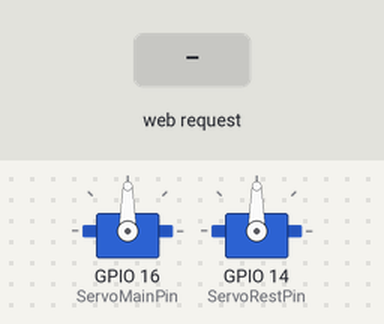
Simulated run of this sketch. Board: ESP8266 (NodeMCU). On the bench: 2 × servo. The test bench sets the inputs (shaded band). WiFi joins after 1.5 s; servers stay silent unless stated; what the sketch prints to the serial monitor is not drawn.

Above: at 2.7 s.
2.8 s: HTTP request GET /main_on received
At 3.3 s:
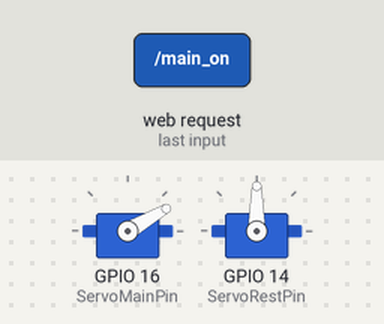
5.3 s: HTTP request GET /main_off received
At 6.1 s:
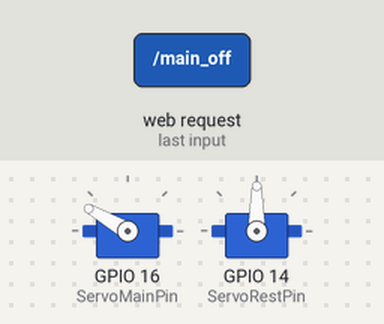
7.8 s: HTTP request GET /restroom_on received
At 8.3 s:
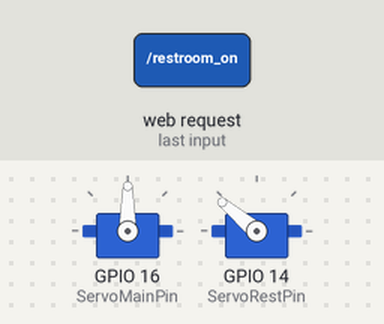
10.3 s: HTTP request GET /restroom_off received
At 11.1 s:
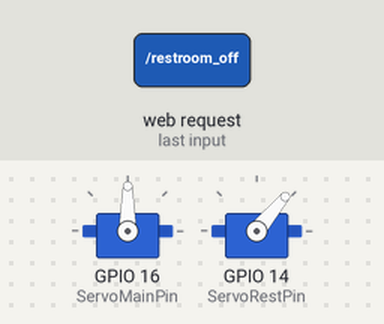
Timing chart, 0 to 13.3 s (numbered marks = the images above; inputs shaded):
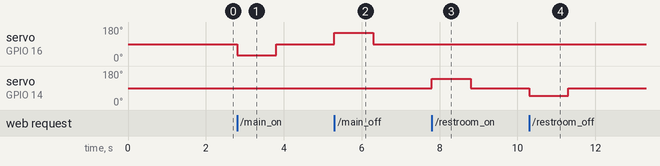

Measured:
- after the input at 2.8 s, servo on GPIO 16 (ServoMainPin): 90° → 30° at once, → 90° 1.0 s later
- after the input at 5.3 s, servo on GPIO 16 (ServoMainPin): 90° → 150° at once, → 90° 1.0 s later
- after the input at 7.8 s, servo on GPIO 14 (ServoRestPin): 90° → 140° at once, → 90° 1.0 s later
- after the input at 10.3 s, servo on GPIO 14 (ServoRestPin): 90° → 50° at once, → 90° 1.0 s later

The sketch:

web_servo.ino
```cpp
#include <ESP8266WiFi.h>
#include <ESP8266WebServer.h>
#include <Servo.h>

#define ServoMainPin 16   // GPIO 16(D0)
#define ServoRestPin 14   // GPIO 14(D5)
#define InitAngle 90      // default Angle

// 네트워크 변수 설정
const char* ssid = "RaspberryPanda";  // 네트워크 설정
const char* password = "457a896a**";

ESP8266WebServer server(80);

// light control
int light_main = 0;
int light_restroom = 0;
Servo servo_main;
Servo servo_restroom;

void setup()
{
  // 시리얼 setting
  Serial.begin(115200);
  Serial.println();

  // servo motor setting
  servo_main.attach(ServoMainPin);
  servo_restroom.attach(ServoRestPin);

  servo_main.write(InitAngle);
  servo_restroom.write(InitAngle);

  // WiFi 접속
  WiFi.begin(ssid, password);

  Serial.print("Connecting");
  while (WiFi.status() != WL_CONNECTED)
  {
    delay(500);
    Serial.print(".");
  }
  Serial.println();

  Serial.print("Connected, IP address: ");
  Serial.println(WiFi.localIP());

  server.on("/main_on", handleMainOn);
  server.on("/main_off", handleMainOff);
  server.on("/restroom_on", handleRestOn);
  server.on("/restroom_off", handleRestOff);

  server.begin();
  Serial.println("HTTP server started.");
}

void controlMain(int light_main){
  if (light_main){
    servo_main.write(30);
    Serial.println("Main Light : ON");
    delay(1000);
    servo_main.write(InitAngle);
    delay(1000);
  }
  else {
    servo_main.write(150);
    Serial.println("Main Light : OFF");
    delay(1000);
    servo_main.write(InitAngle);
    delay(1000);
  }
}

void controlRestroom(int light_restroom){
  if (light_restroom){
    servo_restroom.write(140);
    Serial.println("Restroom Light : ON");
    delay(1000);
    servo_restroom.write(InitAngle);
    delay(1000);
  }
  else {
    servo_restroom.write(50);
    Serial.println("Restroom Light : OFF");
    delay(1000);
    servo_restroom.write(InitAngle);
    delay(1000);
  }
}

void handleMainOn(){
  light_main = 1;
  controlMain(light_main);
  server.send(200, "text/plain", "Main Light On");
}

void handleMainOff(){
  light_main = 0;
  controlMain(light_main);
  server.send(200, "text/plain", "Main Light Off");
}

void handleRestOn(){
  light_restroom = 1;
  controlRestroom(light_restroom);
  server.send(200, "text/plain", "Restroom Light On");
}

void handleRestOff(){
  light_restroom = 0;
  controlRestroom(light_restroom);
  server.send(200, "text/plain", "Restroom Light Off");
}

void loop() {
  server.handleClient();
}
```
